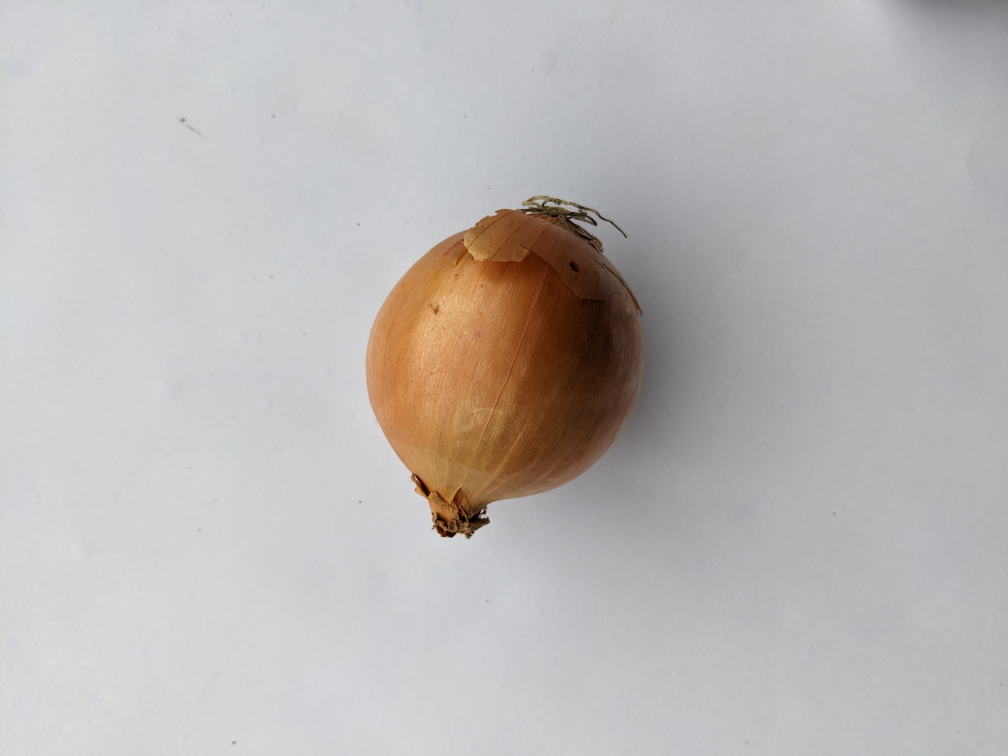
#> input picture Hannes/photos/Zwiebel/Zwiebel (62).jpg, 4032 x 3024 px, given in place of Zwiebel (1).jpg, which was not available (shown at 1/4 size)
$ python ColorDetection_BB.py
#> lines starting #> are read from the running program, lines starting #| are printed output that depends on the picture; after the words box and inside, x2 and y2 are one past the last pixel; in counts of white or black regions, pixels touching at a corner belong together; pictures that were not available may be replaced by others from this repository, and a replacement may not be noted
import cv2 as cv
import numpy as np
import pandas as pd

excel_layout = {
        'Blue': [],
        'Green': [],
        'Red': [],
        'Hue': [],
    }

for i in range (1,2):

    path = f'photos/Zwiebel/Zwiebel ({i}).jpg'

    img = cv.imread(path)
#> img is the input picture: shape (3024, 4032, 3); mean B, G, R 183.1, 184, 187.6
    img = cv.resize(img, (800, 600))
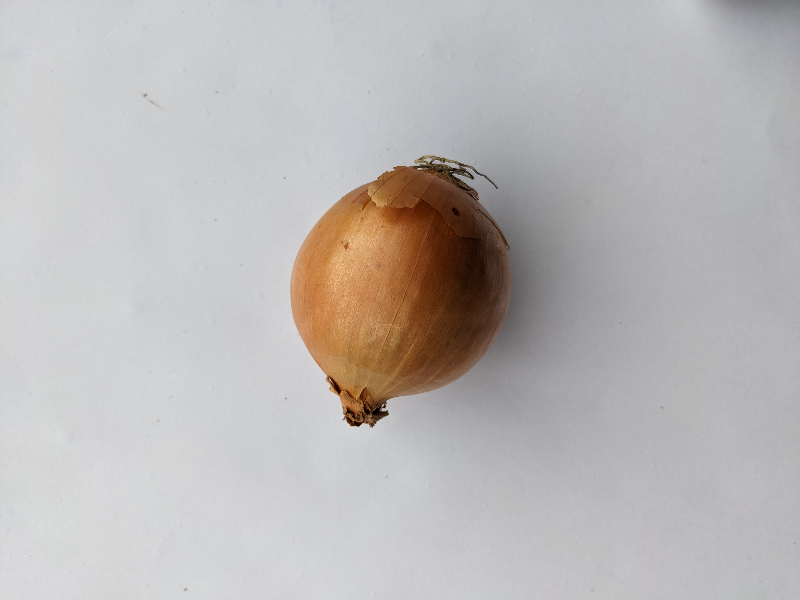
#> img: shape (600, 800, 3); mean B, G, R 183, 183.9, 187.5

    canny = cv.Canny(img, 50, 100)         # 125, 175 war gut, sind schwellenwerte, drunter= keine kante, drüber = kante, dazwischen = kante wenn nachbarpixel kante
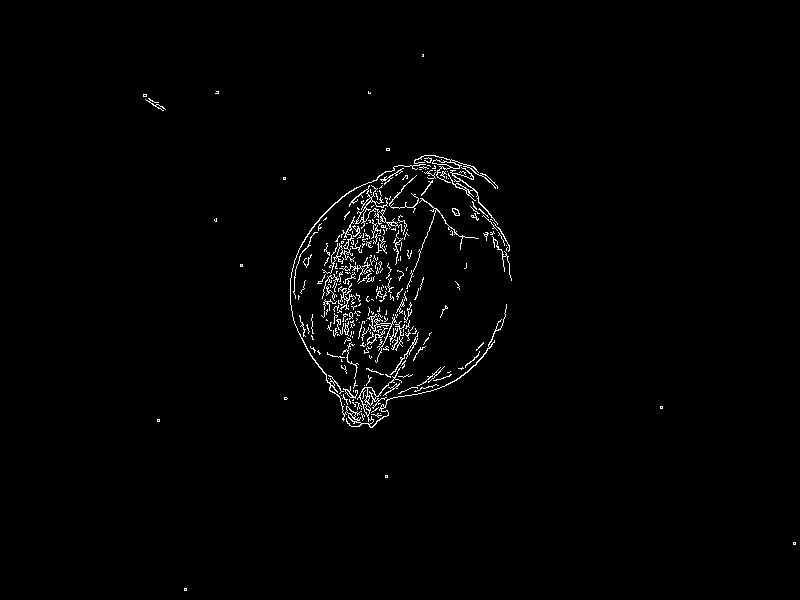
#> canny: shape (600, 800); 1.4% white in thin lines or dots, all inside (x1, y1, x2, y2) = (143, 54, 796, 591)
    #cv.imshow('canny', canny)


    contours, _ = cv.findContours(canny, cv.RETR_EXTERNAL, cv.CHAIN_APPROX_SIMPLE)  # Finde Konturen im Bild
#> contours = 278 contours, 264 with area under 20; largest, box (x1, y1, x2, y2) and area: (290, 164, 507, 428) 542, (349, 185, 403, 232) 171, (414, 155, 498, 189) 141, (322, 216, 355, 274) 95, (448, 167, 498, 225) 94
    largest_contour = max(contours, key=cv.contourArea)                             # Identifiziere die größte geschlossene Kontur
#> largest_contour = contour of 946 points, box (x1, y1, x2, y2) (290, 164, 507, 428), area 542
    x, y, w, h = cv.boundingRect(largest_contour)                                   # Extrahiere die Region of Interest (ROI) basierend auf der größten Kontur
#> x = 290; y = 164; w = 217; h = 264
    cv.rectangle(img, (x, y), (x + w, y + h), (0, 255, 0), 2)                       # Grüne Farbe (0, 255, 0), Dicke 2
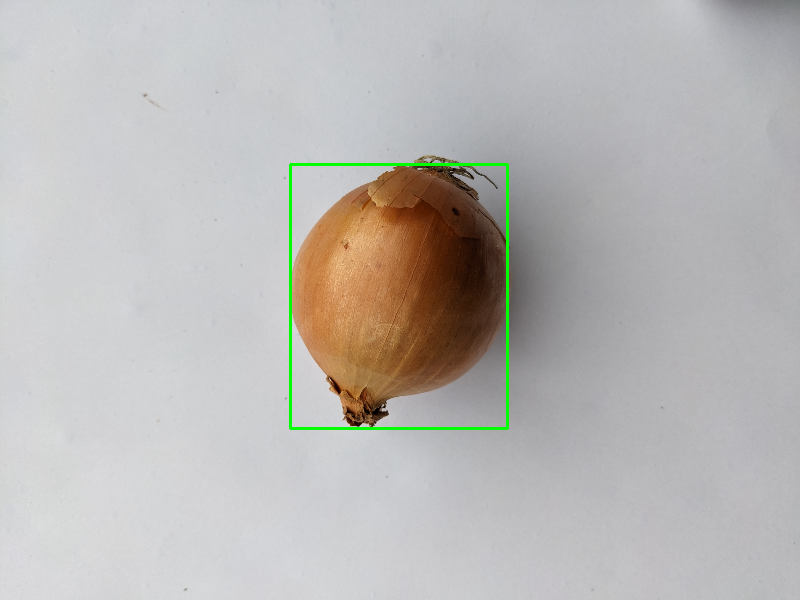
#> img: shape (600, 800, 3); 0.6% of pixels changed, all inside (x1, y1, x2, y2) = (289, 163, 509, 430)
    #cv.imshow(f'img{i}', img)

    roi = img[y:y+h, x:x+w]                     # Cropping
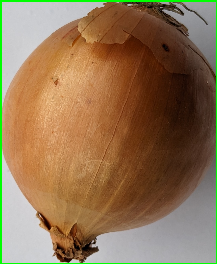
#> roi: shape (264, 217, 3); mean B, G, R 83.5, 116.3, 144.4
    average_color = np.mean(roi, axis=(0, 1))   # Berechne die durchschnittlichen RGB-Farbwerte der Pixel in der ROI
#> average_color = [83.49, 116.3, 144.4]

    average_blue =average_color[0]
#> average_blue = 83.49
    average_green =average_color[1]
#> average_green = 116.3
    average_red =average_color[2]
#> average_red = 144.4

    roi_hsv = cv.cvtColor(roi, cv.COLOR_BGR2HSV)
#> roi_hsv: shape (264, 217, 3); mean H, S, V 41.6, 127.4, 151.4
    average_hue =average_color[0]
#> average_hue = 83.49

    # print("Durchschnittliche Farbwerte (BGR):")  # Ausgabe der durchschnittlichen Farbwerte
    value_bLue = excel_layout['Blue']
    value_bLue.append(average_blue)
    value_green = excel_layout['Green']
    value_green.append(average_green)
    value_red = excel_layout['Red']
    value_red.append(average_red)
    value_hue = excel_layout['Hue']
    value_hue.append(average_hue)

    #print(average_blue)
    #print(average_green)
    #print(average_red)

    df = pd.DataFrame(excel_layout)   #.T transponiert Dataframe, sodass RGB Werte in Excel nicht untereinander, sonder nebeneinander geschrieben werden
    df.to_excel('output.xlsx', index=False, startrow=0, startcol=0)

cv.waitKey(0)
cv.destroyAllWindows()
